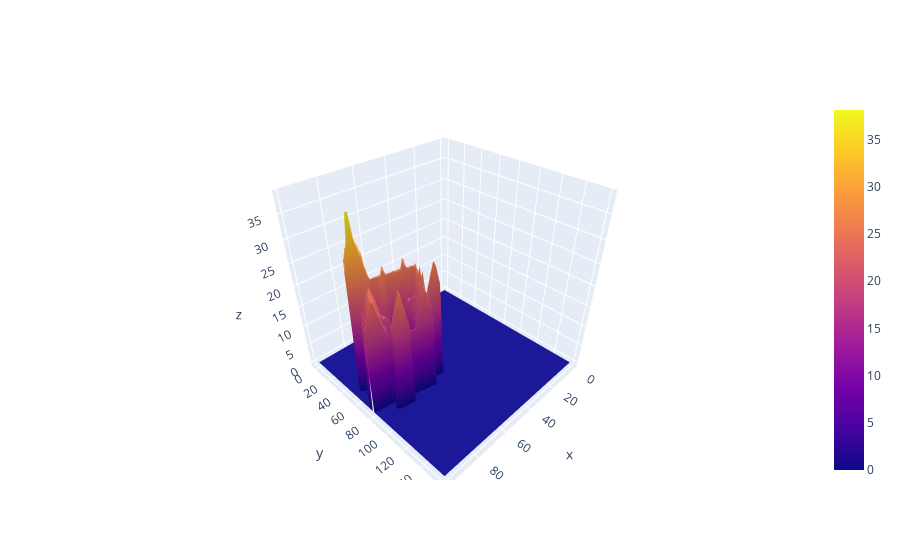

Source (notebook cell):
### Code cell
import plotly.graph_objects as go

# x = np.arange(0,chm.shape[0])
# y = np.arange(0,chm.shape[1])
# xv, yv = np.meshgrid(x, y)
# z = chm[xv,yv]

fig = go.Figure(data=[go.Surface(z=z, x=x, y=y)])
fig.show()

### Figure 1 — Plotly figure (JSON) as saved in the notebook; plotly's stock layout.template omitted (floating-point values rounded to 4 significant figures; data arrays with more than 128 entries replaced by an {"elided": "..."} marker saying what was removed)
{"data": [{"type": "surface", "x": [0, 1, 2, 3, 4, 5, 6, 7, 8, 9, 10, 11, 12, 13, 14, 15, 16, 17, 18, 19, 20, 21, 22, 23, 24, 25, 26, 27, 28, 29, 30, 31, 32, 33, 34, 35, 36, 37, 38, 39, 40, 41, 42, 43, 44, 45, 46, 47, 48, 49, 50, 51, 52, 53, 54, 55, 56, 57, 58, 59, 60, 61, 62, 63, 64, 65, 66, 67, 68, 69, 70, 71, 72, 73, 74, 75, 76, 77, 78, 79, 80, 81, 82, 83, 84, 85, 86, 87, 88, 89, 90, 91, 92, 93, 94, 95, 96, 97, 98, 99], "y": {"elided": "160 int values"}, "z": {"elided": "160x100 float values"}}], "layout": {}}
